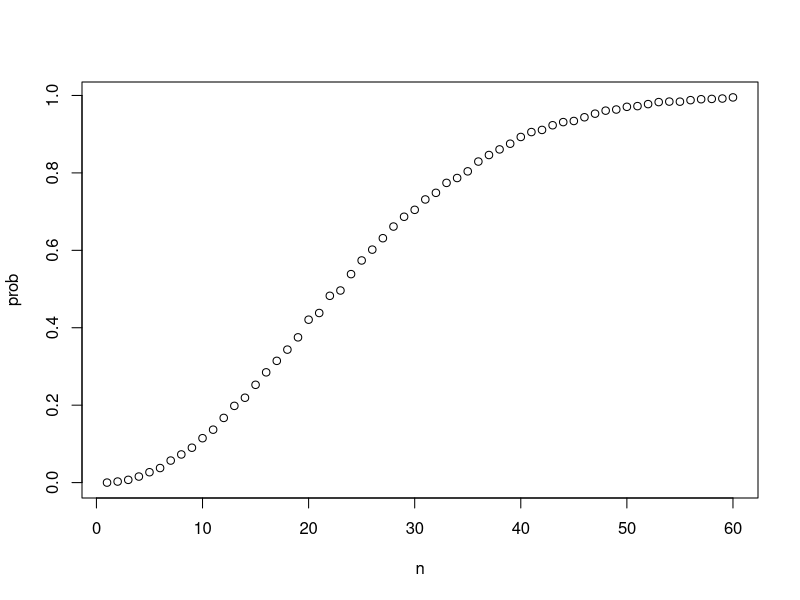
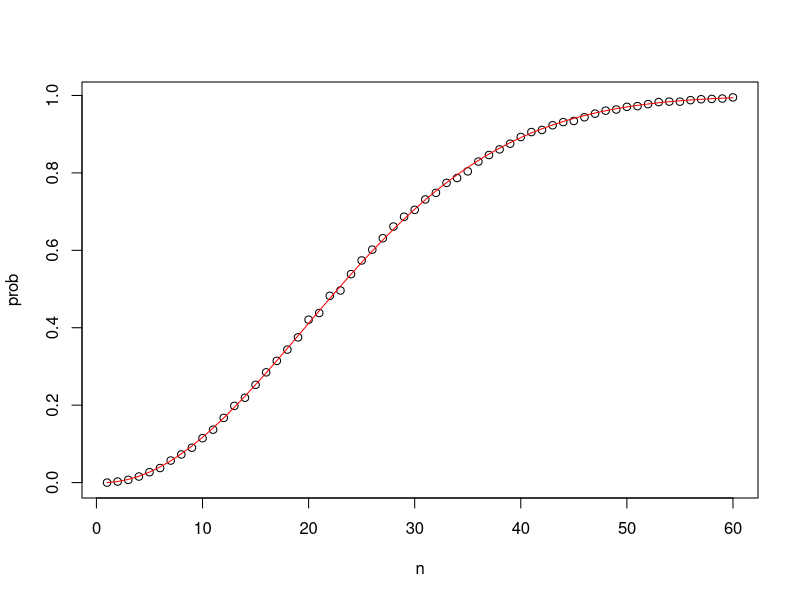

The R source for these figures, in order:
## 20/10/18 - Sergio
## Estudos de Probabilidade

# replicate function and Monte Carlo Simulation
B <- 10000
beads <- rep(c("red", "blue"), times=c(2,3))
beads
events <- replicate(B, sample(beads, 1))
tab <- table(events)
tab
prop.table(tab)


# using the function paste

number <- "three"
suit <- "hearts"
paste(number, suit)

paste(letters[1:5], as.character(1:5))

# using the function expand.grid => gives us all the COMBINATION of 2 lists
expand.grid(pants = c("blue", "black"), shirt = c("white", "grey", "red"))


# generating a deck of cards
suits <- c("Diamonds", "Clubs", "Hearts", "Spades")
numbers <- c("Ace", "Deuce", "Three", "Four", "Five", "Six", "Seven", "Eight", "Nine", "Ten", "Jack", "Queen", "King")
deck1 <- expand.grid(number=numbers, suit=suits)
deck1
deck <- paste(deck1$number, deck1$suit)
deck

# Probability of King in the first card
Kings <- paste("King", suits)
Kings
deck %in% Kings
mean(deck %in% Kings)

# =========== Functions combinations() and permutations() ==========

## permutations => computes for any list of size n all the different ways we 
##                can select R itens. LOOK OUT: Order matters

library(gtools)
permutations(5, 2)

# seing 5 random 7-digit phone numbers out of all possible phone numbers 
# (without repeated numbers)

all_phone_numbers <- permutations(10, 7, v = 0:9)
n <- nrow(all_phone_numbers)
n
index <- sample(n, 5)
all_phone_numbers[index,]

# choosing two cards
hands <- permutations(52, 2, v = deck)
nrow(hands)
hands
first_card <- hands[,1]
second_card <- hands[,2]
first_card
second_card

# how many cases have a first card that is a king?
sum(first_card %in% Kings)

# What fraction of the cases with a king as the first card have also a king in 
# the second card?
sum(first_card %in% Kings & second_card %in% Kings) / sum(first_card %in% Kings)


## Now, if orders not matter? => Combinations()
# example: blackjack, if you get an ace and a face card, it's called a natural 21, 
# and you win automatically. The order doesn't matter

permutations(3,2)
combinations(3,2)

# what's the probability of a natural 21 in blackjack?
aces <- paste("Ace", suits)

facecard <- c("King", "Queen", "Jack", "Ten")
facecard <- expand.grid(number=facecard, suit=suits)
facecard <- paste(facecard$number, facecard$suit)

hands <- combinations(52, 2, v = deck)
hands
nrow(hands)

mean(hands[,1] %in% aces & hands[,2] %in% facecard | hands[,2] %in% aces & hands[,1] %in% facecard)

# using Monte Carlo Simulation

B <- 10000
results <- replicate(B, {
  hand <- sample(deck, 2)
  (hand[1] %in% aces & hand[2] %in% facecard  | 
   hand[2] %in% aces & hand[1] %in% facecard)
})
mean(results)

# ---------------------------------------------------------
# ===========  The Birthday Problem   =====================

# Supposing you're in a clasroom with 50 people. If we assume this is a randomly 
# selected group, what is the chance that at least two people have the same 
# birthday?

n <- 50
bdays <- sample(1:365, n, replace=TRUE)

# using duplicated to check

# example:
duplicated(c(1,2,3,1,4,3,5))

duplicated(bdays)
# Checking if there's at least two birthdays are the same
any(duplicated(bdays))

# Using Monte Carlo
B <- 10000
results <- replicate(B, {
  bdays <- sample(1:365, n, replace=TRUE)
  any(duplicated(bdays))
})
mean(results)

# -------------------------------------------
# ===========  Sapply   =====================

# When are the chances larger then 50%? Larger than 75%?

# Creating a function to compute fot any group
compute_prob <- function(n, B=10000){
  same_day <- replicate(B, {
    bdays <- sample(1:365, n, replace=TRUE)
    any(duplicated(bdays))
  })
  mean(same_day)
}

n <- seq(1,60)

# To execute compute_prob for n, we could use a for loop, but it's rarely the 
# preferred aproach in R

# We can perform operations on entire vectors
x <- 1:10
sqrt(x)
y <- 1:10
x * y

# Using sapply
sapply(x, sqrt)

# So...
prob <- sapply(n, compute_prob)
plot(n, prob)

# Now, instead of computing the probability of it happening, we'll compute
# the probability of it not happening

# probability of n people DON'T have the same brthday
# 1 * 364/365 * 363/365 ... (365 - n + 1) / 365

exact_prob <- function(n){
  prob_unique <- seq(365, 365 - n + 1)/365
  1 - prod(prob_unique)
  # prod => returns the product of all the values present in its arguments.
}

eprob <- sapply(n, exact_prob)
plot(n, prob)
lines(n, eprob, col = "red")

# --------------------------------------------------------------------------
# ===========  How Many Monte Carlo  Experiments Are Enough   ==============




